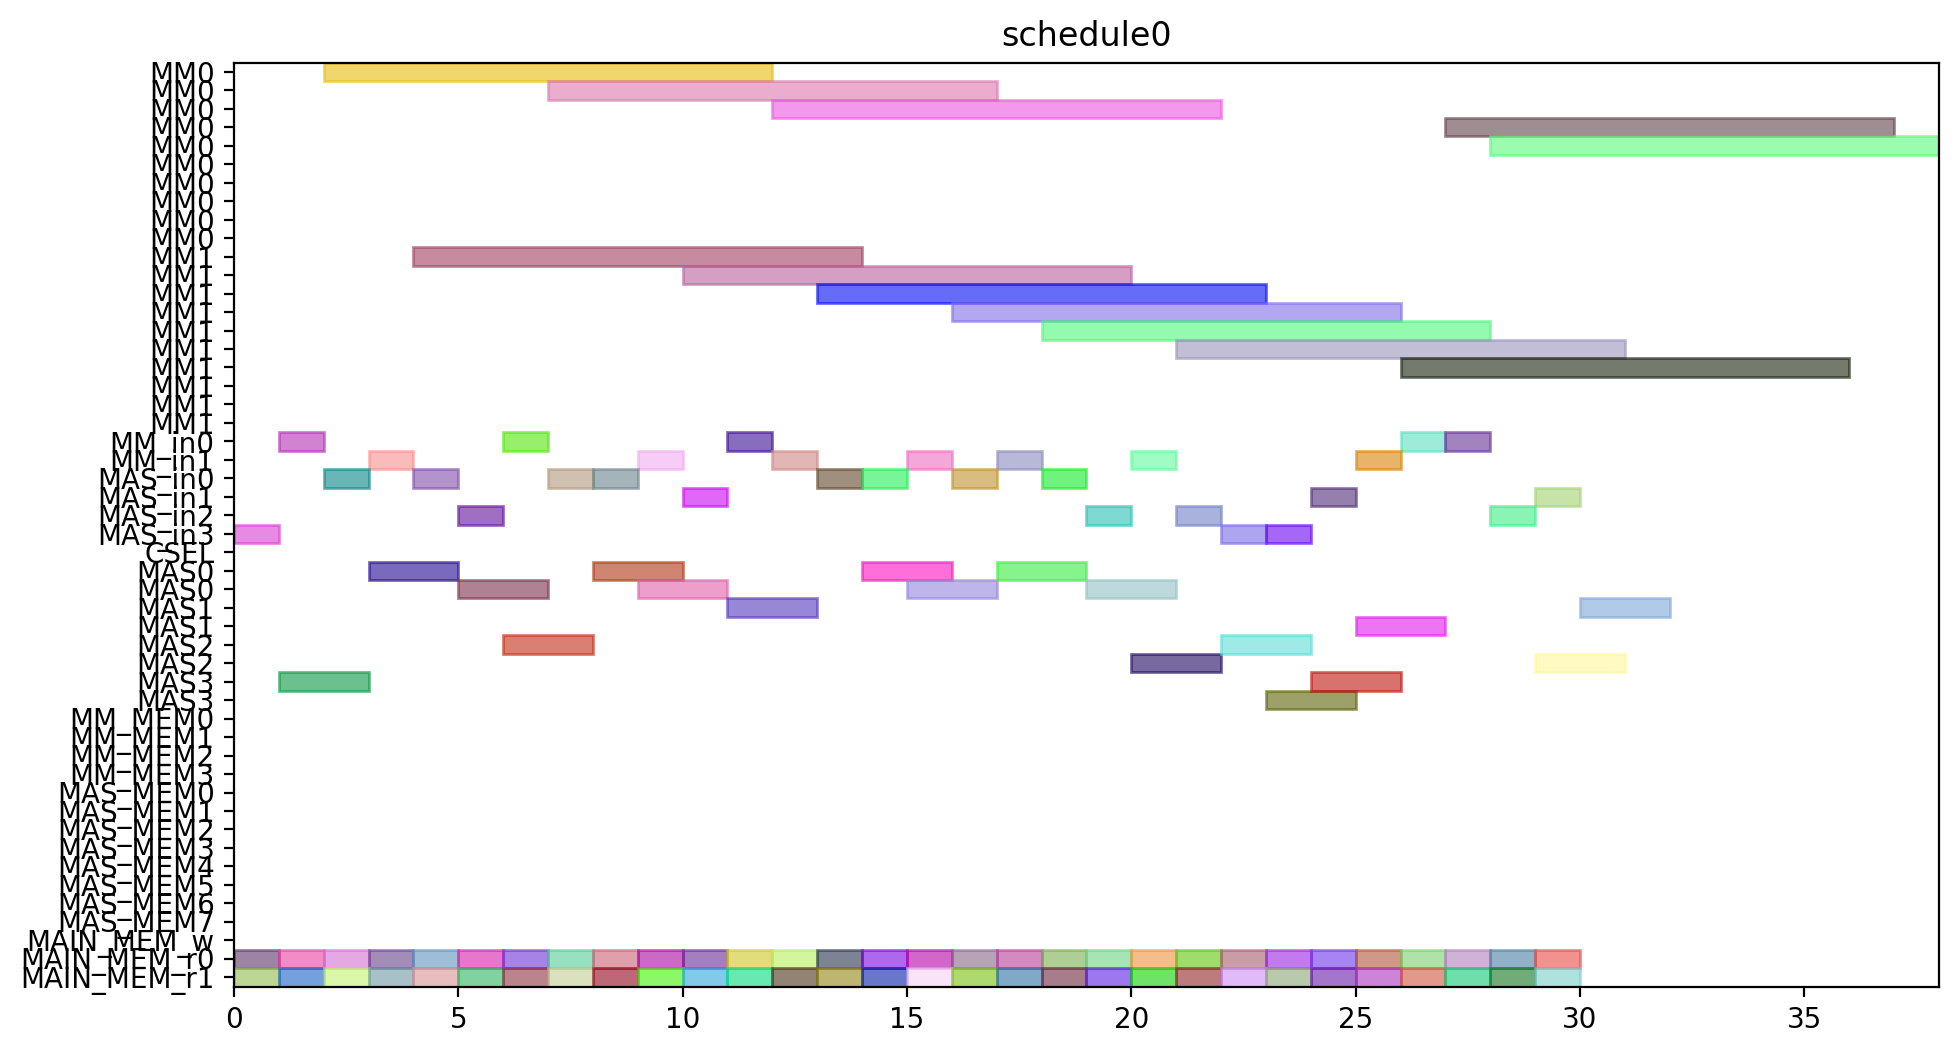

Source code (Python):
from pyschedule import Scenario, solvers, plotters, alt


def solve():
	horizon = 120
	S = Scenario("schedule0", horizon=horizon)

	# resource
	MM = S.Resources('MM', num=2, size=10)
	MM_in = S.Resources('MM_in', num=2)
	MAS_in = S.Resources('MAS_in', num=4)
	CSEL = S.Resource('CSEL')
	MAS = S.Resources('MAS', num=4, size=2, periods=range(1, horizon))
	MM_MEM = S.Resources('MM_MEM', num=4)
	MAS_MEM = S.Resources('MAS_MEM', num=8)
	MAIN_MEM_w = S.Resource('MAIN_MEM_w', size=1)
	MAIN_MEM_r = S.Resources('MAIN_MEM_r', num=2)

	# result of previous scheduling

	# new tasks
	T1_t0 = S.Task('T1_t0', length=2, delay_cost=1)
	T1_t0 += alt(MAS)
	T1_t0_in = S.Task('T1_t0_in', length=1, delay_cost=1)
	T1_t0_in += alt(MAS_in)
	S += T1_t0_in*MAS_in[0]<=T1_t0*MAS[0]

	S += T1_t0_in*MAS_in[1]<=T1_t0*MAS[1]

	S += T1_t0_in*MAS_in[2]<=T1_t0*MAS[2]

	S += T1_t0_in*MAS_in[3]<=T1_t0*MAS[3]

	T1_t0_mem0 = S.Task('T1_t0_mem0', length=1, delay_cost=1)
	T1_t0_mem0 += MAIN_MEM_r[0]
	S += T1_t0_mem0 <= T1_t0

	T1_t0_mem1 = S.Task('T1_t0_mem1', length=1, delay_cost=1)
	T1_t0_mem1 += MAIN_MEM_r[1]
	S += T1_t0_mem1 <= T1_t0

	T1_t1 = S.Task('T1_t1', length=2, delay_cost=1)
	T1_t1 += alt(MAS)
	T1_t1_in = S.Task('T1_t1_in', length=1, delay_cost=1)
	T1_t1_in += alt(MAS_in)
	S += T1_t1_in*MAS_in[0]<=T1_t1*MAS[0]

	S += T1_t1_in*MAS_in[1]<=T1_t1*MAS[1]

	S += T1_t1_in*MAS_in[2]<=T1_t1*MAS[2]

	S += T1_t1_in*MAS_in[3]<=T1_t1*MAS[3]

	T1_t1_mem0 = S.Task('T1_t1_mem0', length=1, delay_cost=1)
	T1_t1_mem0 += MAIN_MEM_r[0]
	S += T1_t1_mem0 <= T1_t1

	T1_t1_mem1 = S.Task('T1_t1_mem1', length=1, delay_cost=1)
	T1_t1_mem1 += MAIN_MEM_r[1]
	S += T1_t1_mem1 <= T1_t1

	T1_t3 = S.Task('T1_t3', length=10, delay_cost=1)
	T1_t3 += alt(MM)
	T1_t3_in = S.Task('T1_t3_in', length=1, delay_cost=1)
	T1_t3_in += alt(MM_in)
	S += T1_t3_in*MM_in[0]<=T1_t3*MM[0]
	S += T1_t3_in*MM_in[1]<=T1_t3*MM[1]
	T1_t3_mem0 = S.Task('T1_t3_mem0', length=1, delay_cost=1)
	T1_t3_mem0 += MAIN_MEM_r[0]
	S += T1_t3_mem0 <= T1_t3

	T1_t3_mem1 = S.Task('T1_t3_mem1', length=1, delay_cost=1)
	T1_t3_mem1 += MAIN_MEM_r[1]
	S += T1_t3_mem1 <= T1_t3

	T2_t0 = S.Task('T2_t0', length=10, delay_cost=1)
	T2_t0 += alt(MM)
	T2_t0_in = S.Task('T2_t0_in', length=1, delay_cost=1)
	T2_t0_in += alt(MM_in)
	S += T2_t0_in*MM_in[0]<=T2_t0*MM[0]
	S += T2_t0_in*MM_in[1]<=T2_t0*MM[1]
	T2_t0_mem0 = S.Task('T2_t0_mem0', length=1, delay_cost=1)
	T2_t0_mem0 += MAIN_MEM_r[0]
	S += T2_t0_mem0 <= T2_t0

	T2_t0_mem1 = S.Task('T2_t0_mem1', length=1, delay_cost=1)
	T2_t0_mem1 += MAIN_MEM_r[1]
	S += T2_t0_mem1 <= T2_t0

	T2_t1 = S.Task('T2_t1', length=10, delay_cost=1)
	T2_t1 += alt(MM)
	T2_t1_in = S.Task('T2_t1_in', length=1, delay_cost=1)
	T2_t1_in += alt(MM_in)
	S += T2_t1_in*MM_in[0]<=T2_t1*MM[0]
	S += T2_t1_in*MM_in[1]<=T2_t1*MM[1]
	T2_t1_mem0 = S.Task('T2_t1_mem0', length=1, delay_cost=1)
	T2_t1_mem0 += MAIN_MEM_r[0]
	S += T2_t1_mem0 <= T2_t1

	T2_t1_mem1 = S.Task('T2_t1_mem1', length=1, delay_cost=1)
	T2_t1_mem1 += MAIN_MEM_r[1]
	S += T2_t1_mem1 <= T2_t1

	T2_t2 = S.Task('T2_t2', length=2, delay_cost=1)
	T2_t2 += alt(MAS)
	T2_t2_in = S.Task('T2_t2_in', length=1, delay_cost=1)
	T2_t2_in += alt(MAS_in)
	S += T2_t2_in*MAS_in[0]<=T2_t2*MAS[0]

	S += T2_t2_in*MAS_in[1]<=T2_t2*MAS[1]

	S += T2_t2_in*MAS_in[2]<=T2_t2*MAS[2]

	S += T2_t2_in*MAS_in[3]<=T2_t2*MAS[3]

	T2_t2_mem0 = S.Task('T2_t2_mem0', length=1, delay_cost=1)
	T2_t2_mem0 += MAIN_MEM_r[0]
	S += T2_t2_mem0 <= T2_t2

	T2_t2_mem1 = S.Task('T2_t2_mem1', length=1, delay_cost=1)
	T2_t2_mem1 += MAIN_MEM_r[1]
	S += T2_t2_mem1 <= T2_t2

	T2_t3 = S.Task('T2_t3', length=2, delay_cost=1)
	T2_t3 += alt(MAS)
	T2_t3_in = S.Task('T2_t3_in', length=1, delay_cost=1)
	T2_t3_in += alt(MAS_in)
	S += T2_t3_in*MAS_in[0]<=T2_t3*MAS[0]

	S += T2_t3_in*MAS_in[1]<=T2_t3*MAS[1]

	S += T2_t3_in*MAS_in[2]<=T2_t3*MAS[2]

	S += T2_t3_in*MAS_in[3]<=T2_t3*MAS[3]

	T2_t3_mem0 = S.Task('T2_t3_mem0', length=1, delay_cost=1)
	T2_t3_mem0 += MAIN_MEM_r[0]
	S += T2_t3_mem0 <= T2_t3

	T2_t3_mem1 = S.Task('T2_t3_mem1', length=1, delay_cost=1)
	T2_t3_mem1 += MAIN_MEM_r[1]
	S += T2_t3_mem1 <= T2_t3

	T3_t0 = S.Task('T3_t0', length=10, delay_cost=1)
	T3_t0 += alt(MM)
	T3_t0_in = S.Task('T3_t0_in', length=1, delay_cost=1)
	T3_t0_in += alt(MM_in)
	S += T3_t0_in*MM_in[0]<=T3_t0*MM[0]
	S += T3_t0_in*MM_in[1]<=T3_t0*MM[1]
	T3_t0_mem0 = S.Task('T3_t0_mem0', length=1, delay_cost=1)
	T3_t0_mem0 += MAIN_MEM_r[0]
	S += T3_t0_mem0 <= T3_t0

	T3_t0_mem1 = S.Task('T3_t0_mem1', length=1, delay_cost=1)
	T3_t0_mem1 += MAIN_MEM_r[1]
	S += T3_t0_mem1 <= T3_t0

	T3_t1 = S.Task('T3_t1', length=10, delay_cost=1)
	T3_t1 += alt(MM)
	T3_t1_in = S.Task('T3_t1_in', length=1, delay_cost=1)
	T3_t1_in += alt(MM_in)
	S += T3_t1_in*MM_in[0]<=T3_t1*MM[0]
	S += T3_t1_in*MM_in[1]<=T3_t1*MM[1]
	T3_t1_mem0 = S.Task('T3_t1_mem0', length=1, delay_cost=1)
	T3_t1_mem0 += MAIN_MEM_r[0]
	S += T3_t1_mem0 <= T3_t1

	T3_t1_mem1 = S.Task('T3_t1_mem1', length=1, delay_cost=1)
	T3_t1_mem1 += MAIN_MEM_r[1]
	S += T3_t1_mem1 <= T3_t1

	T3_t2 = S.Task('T3_t2', length=2, delay_cost=1)
	T3_t2 += alt(MAS)
	T3_t2_in = S.Task('T3_t2_in', length=1, delay_cost=1)
	T3_t2_in += alt(MAS_in)
	S += T3_t2_in*MAS_in[0]<=T3_t2*MAS[0]

	S += T3_t2_in*MAS_in[1]<=T3_t2*MAS[1]

	S += T3_t2_in*MAS_in[2]<=T3_t2*MAS[2]

	S += T3_t2_in*MAS_in[3]<=T3_t2*MAS[3]

	T3_t2_mem0 = S.Task('T3_t2_mem0', length=1, delay_cost=1)
	T3_t2_mem0 += MAIN_MEM_r[0]
	S += T3_t2_mem0 <= T3_t2

	T3_t2_mem1 = S.Task('T3_t2_mem1', length=1, delay_cost=1)
	T3_t2_mem1 += MAIN_MEM_r[1]
	S += T3_t2_mem1 <= T3_t2

	T3_t3 = S.Task('T3_t3', length=2, delay_cost=1)
	T3_t3 += alt(MAS)
	T3_t3_in = S.Task('T3_t3_in', length=1, delay_cost=1)
	T3_t3_in += alt(MAS_in)
	S += T3_t3_in*MAS_in[0]<=T3_t3*MAS[0]

	S += T3_t3_in*MAS_in[1]<=T3_t3*MAS[1]

	S += T3_t3_in*MAS_in[2]<=T3_t3*MAS[2]

	S += T3_t3_in*MAS_in[3]<=T3_t3*MAS[3]

	T3_t3_mem0 = S.Task('T3_t3_mem0', length=1, delay_cost=1)
	T3_t3_mem0 += MAIN_MEM_r[0]
	S += T3_t3_mem0 <= T3_t3

	T3_t3_mem1 = S.Task('T3_t3_mem1', length=1, delay_cost=1)
	T3_t3_mem1 += MAIN_MEM_r[1]
	S += T3_t3_mem1 <= T3_t3

	T4_t0 = S.Task('T4_t0', length=10, delay_cost=1)
	T4_t0 += alt(MM)
	T4_t0_in = S.Task('T4_t0_in', length=1, delay_cost=1)
	T4_t0_in += alt(MM_in)
	S += T4_t0_in*MM_in[0]<=T4_t0*MM[0]
	S += T4_t0_in*MM_in[1]<=T4_t0*MM[1]
	T4_t0_mem0 = S.Task('T4_t0_mem0', length=1, delay_cost=1)
	T4_t0_mem0 += MAIN_MEM_r[0]
	S += T4_t0_mem0 <= T4_t0

	T4_t0_mem1 = S.Task('T4_t0_mem1', length=1, delay_cost=1)
	T4_t0_mem1 += MAIN_MEM_r[1]
	S += T4_t0_mem1 <= T4_t0

	T4_t1 = S.Task('T4_t1', length=10, delay_cost=1)
	T4_t1 += alt(MM)
	T4_t1_in = S.Task('T4_t1_in', length=1, delay_cost=1)
	T4_t1_in += alt(MM_in)
	S += T4_t1_in*MM_in[0]<=T4_t1*MM[0]
	S += T4_t1_in*MM_in[1]<=T4_t1*MM[1]
	T4_t1_mem0 = S.Task('T4_t1_mem0', length=1, delay_cost=1)
	T4_t1_mem0 += MAIN_MEM_r[0]
	S += T4_t1_mem0 <= T4_t1

	T4_t1_mem1 = S.Task('T4_t1_mem1', length=1, delay_cost=1)
	T4_t1_mem1 += MAIN_MEM_r[1]
	S += T4_t1_mem1 <= T4_t1

	T4_t2 = S.Task('T4_t2', length=2, delay_cost=1)
	T4_t2 += alt(MAS)
	T4_t2_in = S.Task('T4_t2_in', length=1, delay_cost=1)
	T4_t2_in += alt(MAS_in)
	S += T4_t2_in*MAS_in[0]<=T4_t2*MAS[0]

	S += T4_t2_in*MAS_in[1]<=T4_t2*MAS[1]

	S += T4_t2_in*MAS_in[2]<=T4_t2*MAS[2]

	S += T4_t2_in*MAS_in[3]<=T4_t2*MAS[3]

	T4_t2_mem0 = S.Task('T4_t2_mem0', length=1, delay_cost=1)
	T4_t2_mem0 += MAIN_MEM_r[0]
	S += T4_t2_mem0 <= T4_t2

	T4_t2_mem1 = S.Task('T4_t2_mem1', length=1, delay_cost=1)
	T4_t2_mem1 += MAIN_MEM_r[1]
	S += T4_t2_mem1 <= T4_t2

	T4_t3 = S.Task('T4_t3', length=2, delay_cost=1)
	T4_t3 += alt(MAS)
	T4_t3_in = S.Task('T4_t3_in', length=1, delay_cost=1)
	T4_t3_in += alt(MAS_in)
	S += T4_t3_in*MAS_in[0]<=T4_t3*MAS[0]

	S += T4_t3_in*MAS_in[1]<=T4_t3*MAS[1]

	S += T4_t3_in*MAS_in[2]<=T4_t3*MAS[2]

	S += T4_t3_in*MAS_in[3]<=T4_t3*MAS[3]

	T4_t3_mem0 = S.Task('T4_t3_mem0', length=1, delay_cost=1)
	T4_t3_mem0 += MAIN_MEM_r[0]
	S += T4_t3_mem0 <= T4_t3

	T4_t3_mem1 = S.Task('T4_t3_mem1', length=1, delay_cost=1)
	T4_t3_mem1 += MAIN_MEM_r[1]
	S += T4_t3_mem1 <= T4_t3

	T5_t0 = S.Task('T5_t0', length=2, delay_cost=1)
	T5_t0 += alt(MAS)
	T5_t0_in = S.Task('T5_t0_in', length=1, delay_cost=1)
	T5_t0_in += alt(MAS_in)
	S += T5_t0_in*MAS_in[0]<=T5_t0*MAS[0]

	S += T5_t0_in*MAS_in[1]<=T5_t0*MAS[1]

	S += T5_t0_in*MAS_in[2]<=T5_t0*MAS[2]

	S += T5_t0_in*MAS_in[3]<=T5_t0*MAS[3]

	T5_t0_mem0 = S.Task('T5_t0_mem0', length=1, delay_cost=1)
	T5_t0_mem0 += MAIN_MEM_r[0]
	S += T5_t0_mem0 <= T5_t0

	T5_t0_mem1 = S.Task('T5_t0_mem1', length=1, delay_cost=1)
	T5_t0_mem1 += MAIN_MEM_r[1]
	S += T5_t0_mem1 <= T5_t0

	T5_t1 = S.Task('T5_t1', length=2, delay_cost=1)
	T5_t1 += alt(MAS)
	T5_t1_in = S.Task('T5_t1_in', length=1, delay_cost=1)
	T5_t1_in += alt(MAS_in)
	S += T5_t1_in*MAS_in[0]<=T5_t1*MAS[0]

	S += T5_t1_in*MAS_in[1]<=T5_t1*MAS[1]

	S += T5_t1_in*MAS_in[2]<=T5_t1*MAS[2]

	S += T5_t1_in*MAS_in[3]<=T5_t1*MAS[3]

	T5_t1_mem0 = S.Task('T5_t1_mem0', length=1, delay_cost=1)
	T5_t1_mem0 += MAIN_MEM_r[0]
	S += T5_t1_mem0 <= T5_t1

	T5_t1_mem1 = S.Task('T5_t1_mem1', length=1, delay_cost=1)
	T5_t1_mem1 += MAIN_MEM_r[1]
	S += T5_t1_mem1 <= T5_t1

	T5_t3 = S.Task('T5_t3', length=10, delay_cost=1)
	T5_t3 += alt(MM)
	T5_t3_in = S.Task('T5_t3_in', length=1, delay_cost=1)
	T5_t3_in += alt(MM_in)
	S += T5_t3_in*MM_in[0]<=T5_t3*MM[0]
	S += T5_t3_in*MM_in[1]<=T5_t3*MM[1]
	T5_t3_mem0 = S.Task('T5_t3_mem0', length=1, delay_cost=1)
	T5_t3_mem0 += MAIN_MEM_r[0]
	S += T5_t3_mem0 <= T5_t3

	T5_t3_mem1 = S.Task('T5_t3_mem1', length=1, delay_cost=1)
	T5_t3_mem1 += MAIN_MEM_r[1]
	S += T5_t3_mem1 <= T5_t3

	T6_t0 = S.Task('T6_t0', length=10, delay_cost=1)
	T6_t0 += alt(MM)
	T6_t0_in = S.Task('T6_t0_in', length=1, delay_cost=1)
	T6_t0_in += alt(MM_in)
	S += T6_t0_in*MM_in[0]<=T6_t0*MM[0]
	S += T6_t0_in*MM_in[1]<=T6_t0*MM[1]
	T6_t0_mem0 = S.Task('T6_t0_mem0', length=1, delay_cost=1)
	T6_t0_mem0 += MAIN_MEM_r[0]
	S += T6_t0_mem0 <= T6_t0

	T6_t0_mem1 = S.Task('T6_t0_mem1', length=1, delay_cost=1)
	T6_t0_mem1 += MAIN_MEM_r[1]
	S += T6_t0_mem1 <= T6_t0

	T6_t1 = S.Task('T6_t1', length=10, delay_cost=1)
	T6_t1 += alt(MM)
	T6_t1_in = S.Task('T6_t1_in', length=1, delay_cost=1)
	T6_t1_in += alt(MM_in)
	S += T6_t1_in*MM_in[0]<=T6_t1*MM[0]
	S += T6_t1_in*MM_in[1]<=T6_t1*MM[1]
	T6_t1_mem0 = S.Task('T6_t1_mem0', length=1, delay_cost=1)
	T6_t1_mem0 += MAIN_MEM_r[0]
	S += T6_t1_mem0 <= T6_t1

	T6_t1_mem1 = S.Task('T6_t1_mem1', length=1, delay_cost=1)
	T6_t1_mem1 += MAIN_MEM_r[1]
	S += T6_t1_mem1 <= T6_t1

	T6_t2 = S.Task('T6_t2', length=2, delay_cost=1)
	T6_t2 += alt(MAS)
	T6_t2_in = S.Task('T6_t2_in', length=1, delay_cost=1)
	T6_t2_in += alt(MAS_in)
	S += T6_t2_in*MAS_in[0]<=T6_t2*MAS[0]

	S += T6_t2_in*MAS_in[1]<=T6_t2*MAS[1]

	S += T6_t2_in*MAS_in[2]<=T6_t2*MAS[2]

	S += T6_t2_in*MAS_in[3]<=T6_t2*MAS[3]

	T6_t2_mem0 = S.Task('T6_t2_mem0', length=1, delay_cost=1)
	T6_t2_mem0 += MAIN_MEM_r[0]
	S += T6_t2_mem0 <= T6_t2

	T6_t2_mem1 = S.Task('T6_t2_mem1', length=1, delay_cost=1)
	T6_t2_mem1 += MAIN_MEM_r[1]
	S += T6_t2_mem1 <= T6_t2

	T6_t3 = S.Task('T6_t3', length=2, delay_cost=1)
	T6_t3 += alt(MAS)
	T6_t3_in = S.Task('T6_t3_in', length=1, delay_cost=1)
	T6_t3_in += alt(MAS_in)
	S += T6_t3_in*MAS_in[0]<=T6_t3*MAS[0]

	S += T6_t3_in*MAS_in[1]<=T6_t3*MAS[1]

	S += T6_t3_in*MAS_in[2]<=T6_t3*MAS[2]

	S += T6_t3_in*MAS_in[3]<=T6_t3*MAS[3]

	T6_t3_mem0 = S.Task('T6_t3_mem0', length=1, delay_cost=1)
	T6_t3_mem0 += MAIN_MEM_r[0]
	S += T6_t3_mem0 <= T6_t3

	T6_t3_mem1 = S.Task('T6_t3_mem1', length=1, delay_cost=1)
	T6_t3_mem1 += MAIN_MEM_r[1]
	S += T6_t3_mem1 <= T6_t3

	T7_t0 = S.Task('T7_t0', length=10, delay_cost=1)
	T7_t0 += alt(MM)
	T7_t0_in = S.Task('T7_t0_in', length=1, delay_cost=1)
	T7_t0_in += alt(MM_in)
	S += T7_t0_in*MM_in[0]<=T7_t0*MM[0]
	S += T7_t0_in*MM_in[1]<=T7_t0*MM[1]
	T7_t0_mem0 = S.Task('T7_t0_mem0', length=1, delay_cost=1)
	T7_t0_mem0 += MAIN_MEM_r[0]
	S += T7_t0_mem0 <= T7_t0

	T7_t0_mem1 = S.Task('T7_t0_mem1', length=1, delay_cost=1)
	T7_t0_mem1 += MAIN_MEM_r[1]
	S += T7_t0_mem1 <= T7_t0

	T7_t1 = S.Task('T7_t1', length=10, delay_cost=1)
	T7_t1 += alt(MM)
	T7_t1_in = S.Task('T7_t1_in', length=1, delay_cost=1)
	T7_t1_in += alt(MM_in)
	S += T7_t1_in*MM_in[0]<=T7_t1*MM[0]
	S += T7_t1_in*MM_in[1]<=T7_t1*MM[1]
	T7_t1_mem0 = S.Task('T7_t1_mem0', length=1, delay_cost=1)
	T7_t1_mem0 += MAIN_MEM_r[0]
	S += T7_t1_mem0 <= T7_t1

	T7_t1_mem1 = S.Task('T7_t1_mem1', length=1, delay_cost=1)
	T7_t1_mem1 += MAIN_MEM_r[1]
	S += T7_t1_mem1 <= T7_t1

	T7_t2 = S.Task('T7_t2', length=2, delay_cost=1)
	T7_t2 += alt(MAS)
	T7_t2_in = S.Task('T7_t2_in', length=1, delay_cost=1)
	T7_t2_in += alt(MAS_in)
	S += T7_t2_in*MAS_in[0]<=T7_t2*MAS[0]

	S += T7_t2_in*MAS_in[1]<=T7_t2*MAS[1]

	S += T7_t2_in*MAS_in[2]<=T7_t2*MAS[2]

	S += T7_t2_in*MAS_in[3]<=T7_t2*MAS[3]

	T7_t2_mem0 = S.Task('T7_t2_mem0', length=1, delay_cost=1)
	T7_t2_mem0 += MAIN_MEM_r[0]
	S += T7_t2_mem0 <= T7_t2

	T7_t2_mem1 = S.Task('T7_t2_mem1', length=1, delay_cost=1)
	T7_t2_mem1 += MAIN_MEM_r[1]
	S += T7_t2_mem1 <= T7_t2

	T7_t3 = S.Task('T7_t3', length=2, delay_cost=1)
	T7_t3 += alt(MAS)
	T7_t3_in = S.Task('T7_t3_in', length=1, delay_cost=1)
	T7_t3_in += alt(MAS_in)
	S += T7_t3_in*MAS_in[0]<=T7_t3*MAS[0]

	S += T7_t3_in*MAS_in[1]<=T7_t3*MAS[1]

	S += T7_t3_in*MAS_in[2]<=T7_t3*MAS[2]

	S += T7_t3_in*MAS_in[3]<=T7_t3*MAS[3]

	T7_t3_mem0 = S.Task('T7_t3_mem0', length=1, delay_cost=1)
	T7_t3_mem0 += MAIN_MEM_r[0]
	S += T7_t3_mem0 <= T7_t3

	T7_t3_mem1 = S.Task('T7_t3_mem1', length=1, delay_cost=1)
	T7_t3_mem1 += MAIN_MEM_r[1]
	S += T7_t3_mem1 <= T7_t3

	T8_t2 = S.Task('T8_t2', length=2, delay_cost=1)
	T8_t2 += alt(MAS)
	T8_t2_in = S.Task('T8_t2_in', length=1, delay_cost=1)
	T8_t2_in += alt(MAS_in)
	S += T8_t2_in*MAS_in[0]<=T8_t2*MAS[0]

	S += T8_t2_in*MAS_in[1]<=T8_t2*MAS[1]

	S += T8_t2_in*MAS_in[2]<=T8_t2*MAS[2]

	S += T8_t2_in*MAS_in[3]<=T8_t2*MAS[3]

	T8_t2_mem0 = S.Task('T8_t2_mem0', length=1, delay_cost=1)
	T8_t2_mem0 += MAIN_MEM_r[0]
	S += T8_t2_mem0 <= T8_t2

	T8_t2_mem1 = S.Task('T8_t2_mem1', length=1, delay_cost=1)
	T8_t2_mem1 += MAIN_MEM_r[1]
	S += T8_t2_mem1 <= T8_t2

	T9_t2 = S.Task('T9_t2', length=2, delay_cost=1)
	T9_t2 += alt(MAS)
	T9_t2_in = S.Task('T9_t2_in', length=1, delay_cost=1)
	T9_t2_in += alt(MAS_in)
	S += T9_t2_in*MAS_in[0]<=T9_t2*MAS[0]

	S += T9_t2_in*MAS_in[1]<=T9_t2*MAS[1]

	S += T9_t2_in*MAS_in[2]<=T9_t2*MAS[2]

	S += T9_t2_in*MAS_in[3]<=T9_t2*MAS[3]

	T9_t2_mem0 = S.Task('T9_t2_mem0', length=1, delay_cost=1)
	T9_t2_mem0 += MAIN_MEM_r[0]
	S += T9_t2_mem0 <= T9_t2

	T9_t2_mem1 = S.Task('T9_t2_mem1', length=1, delay_cost=1)
	T9_t2_mem1 += MAIN_MEM_r[1]
	S += T9_t2_mem1 <= T9_t2

	T10_t2 = S.Task('T10_t2', length=2, delay_cost=1)
	T10_t2 += alt(MAS)
	T10_t2_in = S.Task('T10_t2_in', length=1, delay_cost=1)
	T10_t2_in += alt(MAS_in)
	S += T10_t2_in*MAS_in[0]<=T10_t2*MAS[0]

	S += T10_t2_in*MAS_in[1]<=T10_t2*MAS[1]

	S += T10_t2_in*MAS_in[2]<=T10_t2*MAS[2]

	S += T10_t2_in*MAS_in[3]<=T10_t2*MAS[3]

	T10_t2_mem0 = S.Task('T10_t2_mem0', length=1, delay_cost=1)
	T10_t2_mem0 += MAIN_MEM_r[0]
	S += T10_t2_mem0 <= T10_t2

	T10_t2_mem1 = S.Task('T10_t2_mem1', length=1, delay_cost=1)
	T10_t2_mem1 += MAIN_MEM_r[1]
	S += T10_t2_mem1 <= T10_t2

	T11_t2 = S.Task('T11_t2', length=2, delay_cost=1)
	T11_t2 += alt(MAS)
	T11_t2_in = S.Task('T11_t2_in', length=1, delay_cost=1)
	T11_t2_in += alt(MAS_in)
	S += T11_t2_in*MAS_in[0]<=T11_t2*MAS[0]

	S += T11_t2_in*MAS_in[1]<=T11_t2*MAS[1]

	S += T11_t2_in*MAS_in[2]<=T11_t2*MAS[2]

	S += T11_t2_in*MAS_in[3]<=T11_t2*MAS[3]

	T11_t2_mem0 = S.Task('T11_t2_mem0', length=1, delay_cost=1)
	T11_t2_mem0 += MAIN_MEM_r[0]
	S += T11_t2_mem0 <= T11_t2

	T11_t2_mem1 = S.Task('T11_t2_mem1', length=1, delay_cost=1)
	T11_t2_mem1 += MAIN_MEM_r[1]
	S += T11_t2_mem1 <= T11_t2

	solvers.mip.solve(S,msg=1,kind='CPLEX',ratio_gap=1.01)

	solution = [['hoge']*len(S.solution()[1]) for i in range(len(S.solution()))]
	for i in range(len(S.solution())):
		for j in range(len(S.solution()[i])):
			solution[i][j]=str(S.solution()[i][j])
	print(solution)

	cycles = int(solution[-1][3])

	pic_file_name = "/mnt/rose/usr1/fukuda/ABE/multiRAM_multiMAS_16mux/scheduling_result/stage10MM2_stage2MAS4/EP2_LADDERMUL/schedule0.png"
	if(S.solution() != []):
		plotters.matplotlib.plot(S,img_filename=pic_file_name, show_task_labels=False, fig_size=(cycles*0.25+3, 6))

	return solution
